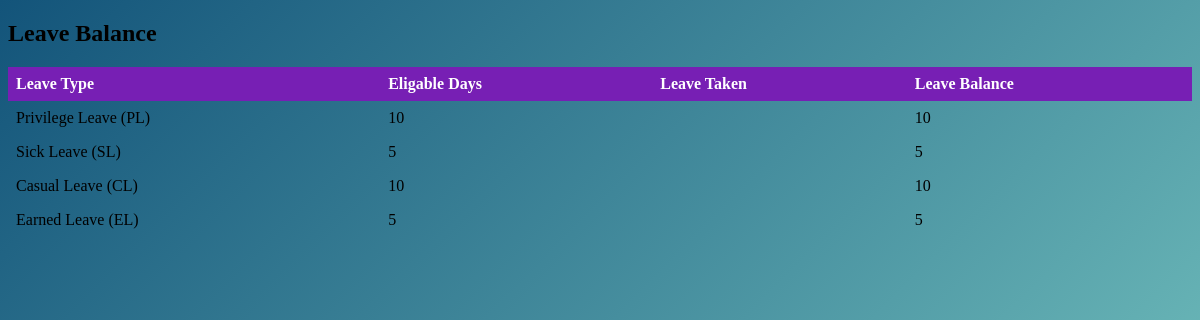
Screenshot of /EMP/leave_balance.php (signed in) with the database file from the repository.
### tables this page shows
CREATE TABLE `leave_master` (
  `id` int(11) NOT NULL,
  `year` varchar(10) NOT NULL,
  `emp_type` varchar(50) NOT NULL,
  `leave_type` varchar(50) NOT NULL,
  `no_of_leave` varchar(10) NOT NULL
);

### EMP/leave_balance.php (the view, shortened to what this page needs)
<?php
require_once("config.php");
$emp_type=$_SESSION['emp_type'];
$emp_no=$_SESSION['empno'];
$year=date('Y');
$sql_pl = "SELECT * FROM leave_master WHERE emp_type='$emp_type' AND year='$year' AND leave_type='Privilege Leave (PL)'";
$result_pl = $mysqli->query($sql_pl);
while($res=mysqli_fetch_assoc($result_pl))
{
  $pl_no_days=$res['no_of_leave'];
}
$sql_pl_taken = "SELECT SUM(noofdays) FROM leavedetails WHERE empno='$emp_no' AND leavetype='Privilege Leave (PL)' AND action='Approved'";
$result_pl_taken = $mysqli->query($sql_pl_taken);
while($res=mysqli_fetch_assoc($result_pl_taken))
{
  $no_days_taken_pl=$res['SUM(noofdays)'];
}
$pl_balance=$pl_no_days-$no_days_taken_pl;
$sql_sl = "SELECT * FROM leave_master WHERE emp_type='$emp_type' AND year='$year' AND leave_type='Sick Leave (SL)'";
$result_sl = $mysqli->query($sql_sl);
while($res=mysqli_fetch_assoc($result_sl)){
  $sl_no_days=$res['no_of_leave'];
}
$sql_sl_taken = "SELECT SUM(noofdays) FROM leavedetails WHERE empno='$emp_no' AND leavetype='Sick Leave (SL)' AND action='Approved'";
$result_sl_taken = $mysqli->query($sql_sl_taken);
while($res=mysqli_fetch_assoc($result_sl_taken)){
  $no_days_taken_sl=$res['SUM(noofdays)'];
}
$sl_balance=$sl_no_days-$no_days_taken_sl;
$sql_cl = "SELECT * FROM leave_master WHERE emp_type='$emp_type' AND year='$year' AND leave_type='Casual Leave (CL)'";
$result_cl = $mysqli->query($sql_cl);
while($res=mysqli_fetch_assoc($result_cl)){
  $cl_no_days=$res['no_of_leave'];
}
$sql_cl_taken = "SELECT SUM(noofdays) FROM leavedetails WHERE empno='$emp_no' AND leavetype='Casual Leave (CL)' AND action='Approved'";
$result_cl_taken = $mysqli->query($sql_cl_taken);
while($res=mysqli_fetch_assoc($result_cl_taken)){
  $no_days_taken_cl=$res['SUM(noofdays)'];
}
$cl_balance=$cl_no_days-$no_days_taken_cl;
$sql_el = "SELECT * FROM leave_master WHERE emp_type='$emp_type' AND year='$year' AND leave_type='Earned Leave (EL)'";
$result_el = $mysqli->query($sql_el);
while($res=mysqli_fetch_assoc($result_el)){
  $el_no_days=$res['no_of_leave'];
}
$sql_el_taken = "SELECT SUM(noofdays) FROM leavedetails WHERE empno='$emp_no' AND leavetype='Earned Leave (EL)' AND action='Approved'";
$result_el_taken = $mysqli->query($sql_el_taken);
while($res=mysqli_fetch_assoc($result_el_taken)){
  $no_days_taken_el=$res['SUM(noofdays)'];
}
$el_balance=$el_no_days-$no_days_taken_el;
?>
<!DOCTYPE html>
<html>
<head>
</head>
<body>
<form method="POST">
<h2>Leave Balance</h2>
<table>
  <tr>
    <th>Leave Type</th>
    <th>Eligable Days</th>
    <th>Leave Taken</th>
    <th>Leave Balance</th>
  </tr>
  <?php
  echo "<tr>";
  echo "<td>Privilege Leave (PL)</td>";
  echo "<td>".$pl_no_days."</td>";
  echo "<td>".$no_days_taken_pl."</td>";
  echo "<td>".$pl_balance."</td>";
  echo "</tr>";
  echo "<tr>";
  echo "<td>Sick Leave (SL)</td>";
  echo "<td>".$sl_no_days."</td>";
  echo "<td>".$no_days_taken_sl."</td>";
  echo "<td>".$sl_balance."</td>";
  echo "</tr>";
  echo "<tr>";
  echo "<td>Casual Leave (CL)</td>";
  echo "<td>".$cl_no_days."</td>";
  echo "<td>".$no_days_taken_cl."</td>";
  echo "<td>".$cl_balance."</td>";
  echo "</tr>";
  echo "<tr>";
  echo "<td>Earned Leave (EL)</td>";
  echo "<td>".$el_no_days."</td>";
  echo "<td>".$no_days_taken_el."</td>";
  echo "<td>".$el_balance."</td>";
  echo "</tr>";
?>
</table>
</form>
</body>
</html>

### EMP/leave_balance.php (style rules this page uses)
html { height:100%; }
body { background: linear-gradient(135deg,#13547a , #80d0c7); background-repeat: no-repeat; }
table { border-collapse: collapse; width: 100%; }
th, td { text-align: left; padding: 8px; }
th { background-color: #771fb4; color: white; }

### rows the page displays
leave_master: no_of_leave "10"
leave_master: no_of_leave "5"
leave_master: no_of_leave "10"
leave_master: no_of_leave "5"
